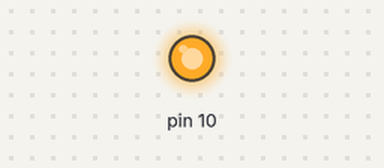
Recording of a sketch running on a simulated Arduino Uno, built with avr-gcc and run on an emulated ATmega328P. Shown: output pins drawn as LEDs (lit = HIGH). What the sketch prints to the serial monitor is not drawn.

Above: at 0.1 s.
Timing chart, 0 to 1.6 s (numbered marks = the images above):
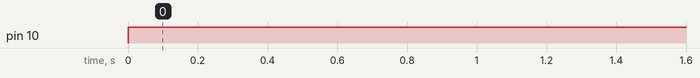

Measured:
- by itself, pin 10: LOW → HIGH at 0.00 s

The sketch:

Master.ino
```cpp
#include <SPI.h>

void setup (void) {
   Serial.begin(115200); //set baud rate to 115200 for usart
   digitalWrite(SS, HIGH); // disable Slave Select
   SPI.begin ();
   SPI.setClockDivider(SPI_CLOCK_DIV8);//divide the clock by 8
}

void loop (void) {
   char c;
   digitalWrite(SS, LOW); // enable Slave Select
   // send test string
   for (const char * p = "Hello, world!\r" ; c = *p; p++) {
      SPI.transfer (c);
      Serial.print(c);
   }
   digitalWrite(SS, HIGH); // disable Slave Select
   delay(2000);
}
```
